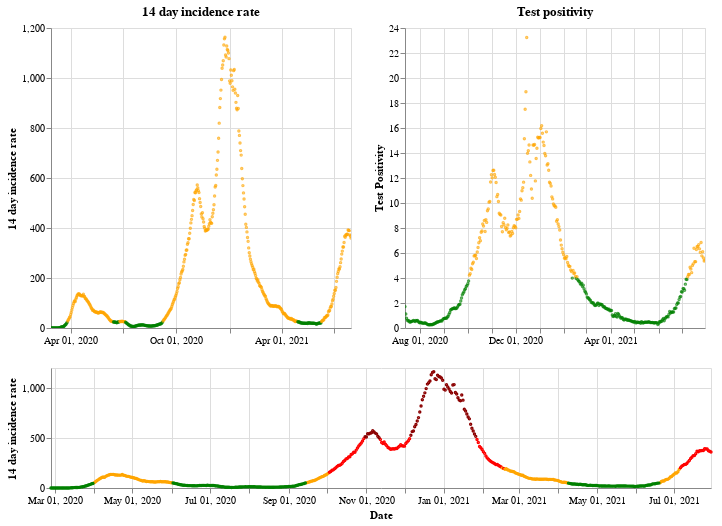

Source (notebook cell):
### Markdown cell above
## Wales

### Code cell
plot_traffic_light('Wales')

### Figure 1 — Vega-Lite specification as saved in the notebook (floating-point values rounded to 4 significant figures; data arrays with more than 128 entries replaced by an {"elided": "..."} marker saying what was removed)
{"config": {"view": {"continuousWidth": 400, "continuousHeight": 300}}, "vconcat": [{"hconcat": [{"mark": {"type": "point", "size": 2}, "encoding": {"color": {"condition": {"value": "green", "test": "(datum.twoWeeklyCasesRate <= 25)"}, "value": "orange"}, "tooltip": [{"type": "nominal", "field": "areaName"}, {"type": "temporal", "field": "date"}, {"type": "quantitative", "field": "twoWeeklyCasesRate"}, {"type": "quantitative", "field": "testPositivity"}], "x": {"type": "temporal", "axis": {"title": ""}, "field": "date", "scale": {"domain": {"selection": "DateBrush"}}, "timeUnit": "yearmonthdate"}, "y": {"type": "quantitative", "axis": {"title": "14 day incidence rate"}, "field": "twoWeeklyCasesRate"}}, "title": "14 day incidence rate", "width": 300}, {"mark": {"type": "point", "size": 2}, "encoding": {"color": {"condition": {"value": "green", "test": "(datum.testPositivity <= 4)"}, "value": "orange"}, "tooltip": [{"type": "nominal", "field": "areaName"}, {"type": "temporal", "field": "date"}, {"type": "quantitative", "field": "twoWeeklyCasesRate"}, {"type": "quantitative", "field": "testPositivity"}], "x": {"type": "temporal", "axis": {"title": ""}, "field": "date", "scale": {"domain": {"selection": "DateBrush"}}, "timeUnit": "yearmonthdate"}, "y": {"type": "quantitative", "axis": {"title": "Test Positivity"}, "field": "testPositivity"}}, "title": "Test positivity", "width": 300}]}, {"layer": [{"mark": {"type": "point", "size": 2}, "encoding": {"color": {"condition": {"value": "orange", "test": "(((datum.testPositivity < 4) && (datum.twoWeeklyCasesRate >= 50)) && (datum.twoWeeklyCasesRate < 200))"}, "value": "red"}, "opacity": {"condition": {"value": 1, "test": "((datum.twoWeeklyCasesRate >= 50) && (datum.twoWeeklyCasesRate < 500))"}, "value": 0}, "tooltip": [{"type": "nominal", "field": "areaName"}, {"type": "temporal", "field": "date"}, {"type": "quantitative", "field": "twoWeeklyCasesRate"}, {"type": "quantitative", "field": "testPositivity"}], "x": {"type": "temporal", "axis": {"title": "Date"}, "field": "date", "timeUnit": "yearmonthdate"}, "y": {"type": "quantitative", "axis": {"title": "14 day incidence rate"}, "field": "twoWeeklyCasesRate"}}, "selection": {"DateBrush": {"type": "interval", "encodings": ["x"], "fields": ["Time"]}}}, {"mark": {"type": "point", "size": 2}, "encoding": {"color": {"value": "darkred"}, "opacity": {"condition": {"value": 1, "test": "(datum.twoWeeklyCasesRate >= 500)"}, "value": 0}, "tooltip": [{"type": "nominal", "field": "areaName"}, {"type": "temporal", "field": "date"}, {"type": "quantitative", "field": "twoWeeklyCasesRate"}, {"type": "quantitative", "field": "testPositivity"}], "x": {"type": "temporal", "axis": {"title": "Date"}, "field": "date", "timeUnit": "yearmonthdate"}, "y": {"type": "quantitative", "axis": {"title": "14 day incidence rate"}, "field": "twoWeeklyCasesRate"}}}, {"mark": {"type": "point", "size": 2}, "encoding": {"color": {"condition": {"value": "green", "test": "((datum.testPositivity < 4) && (datum.twoWeeklyCasesRate < 50))"}, "value": "orange"}, "opacity": {"condition": {"value": 1, "test": "(datum.twoWeeklyCasesRate < 50)"}, "value": 0}, "tooltip": [{"type": "nominal", "field": "areaName"}, {"type": "temporal", "field": "date"}, {"type": "quantitative", "field": "twoWeeklyCasesRate"}, {"type": "quantitative", "field": "testPositivity"}], "x": {"type": "temporal", "axis": {"title": "Date"}, "field": "date", "timeUnit": "yearmonthdate"}, "y": {"type": "quantitative", "axis": {"title": "14 day incidence rate"}, "field": "twoWeeklyCasesRate"}}}], "height": 120, "width": 660}], "data": {"name": "data-741c97893d006ebc62c1b84954da4a28"}, "$schema": "https://vega.github.io/schema/vega-lite/v4.8.1.json", "datasets": {"data-741c97893d006ebc62c1b84954da4a28": {"elided": "520 records"}}}
